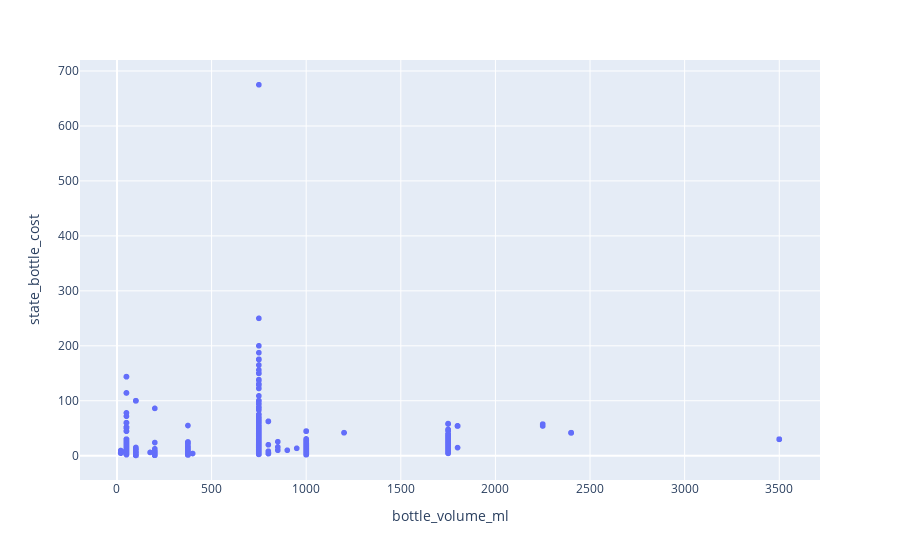

Source (notebook cell):
### Code cell
px.scatter(data, "bottle_volume_ml", "state_bottle_cost")

### Figure 1 — Plotly figure (JSON) as saved in the notebook; plotly's stock layout.template omitted (floating-point values rounded to 4 significant figures; data arrays with more than 128 entries replaced by an {"elided": "..."} marker saying what was removed)
{"data": [{"hovertemplate": "bottle_volume_ml=%{x}<br>state_bottle_cost=%{y}<extra></extra>", "legendgroup": "", "marker": {"color": "#636efa", "symbol": "circle"}, "mode": "markers", "name": "", "showlegend": false, "type": "scattergl", "x": {"elided": "50000 int values"}, "xaxis": "x", "y": {"elided": "50000 float values"}, "yaxis": "y"}], "layout": {"legend": {"tracegroupgap": 0}, "margin": {"t": 60}, "xaxis": {"anchor": "y", "domain": [0, 1], "title": {"text": "bottle_volume_ml"}}, "yaxis": {"anchor": "x", "domain": [0, 1], "title": {"text": "state_bottle_cost"}}}}
